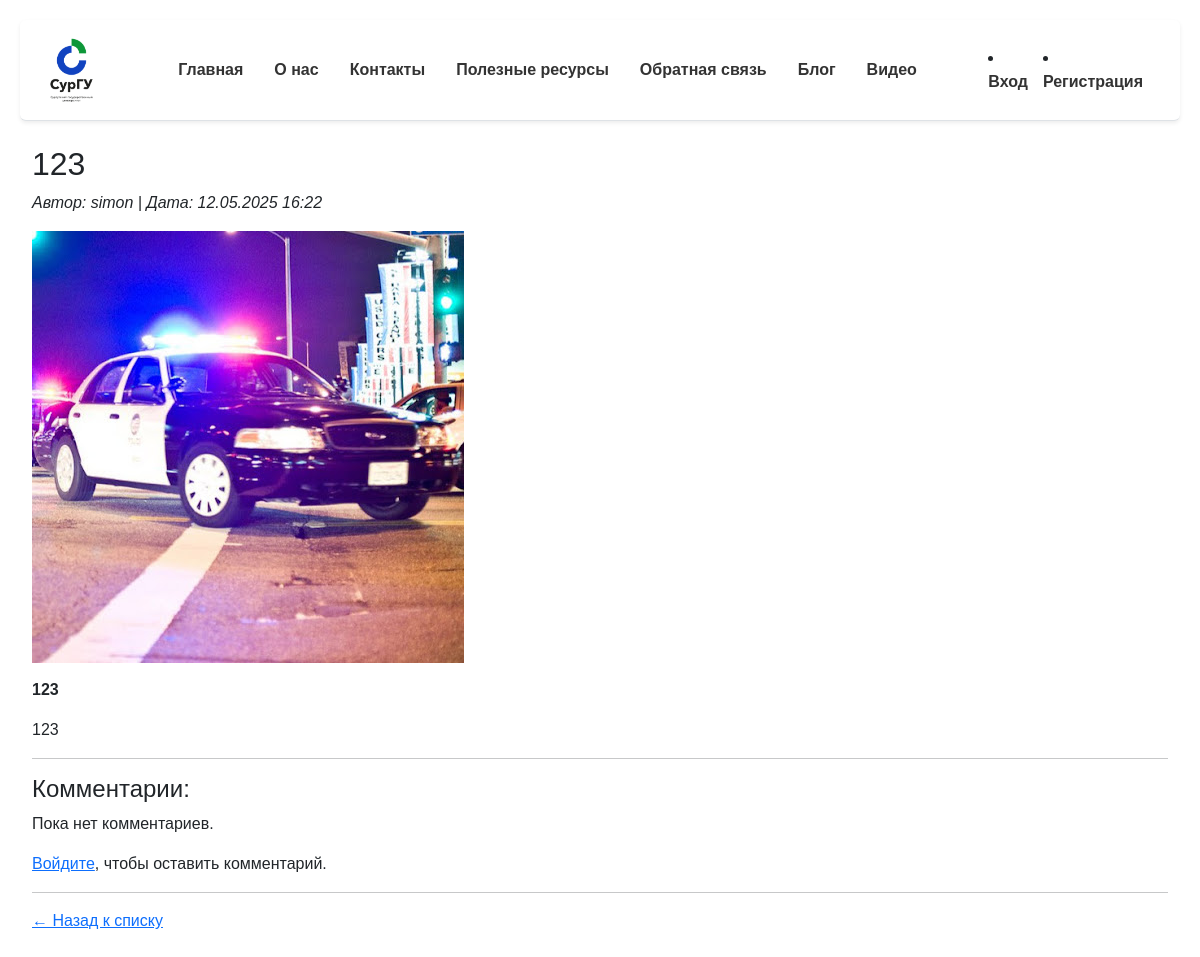
/blog/5/, run on the app's committed database.
### app/models.py (models this page shows, shortened)
class Blog(models.Model):
    title = models.CharField(max_length=200, verbose_name="Заголовок")
    description = models.TextField(verbose_name="Краткое содержание")
    content = models.TextField(verbose_name="Полное содержание")
    posted = models.DateTimeField(default=datetime.now, db_index=True, verbose_name="Опубликована")
    author = models.ForeignKey(User, null=True, blank=True, on_delete=models.SET_NULL, verbose_name="Автор")
    image = models.ImageField(upload_to='blog_images/', null=True, blank=True, verbose_name="Изображение")
    class Meta:
        verbose_name = "Статья блога"
        verbose_name_plural = "Статьи блога"

### app/views.py (the view)
# urls.py: path('blog/<int:blog_id>/', views.blog_detail, name='blog_detail'),
def blog_detail(request, blog_id):
    blog = Blog.objects.get(id=blog_id)
    comments = blog.comments.all()
    if request.method == "POST":
        form = CommentForm(request.POST)
        if form.is_valid():
            comment = form.save(commit=False)
            comment.post = blog
            comment.author = request.user
            comment.save()
            return redirect('blog_detail', blog_id=blog.id)
    else:
        form = CommentForm()
    return render(request, 'app/blog_detail.html', {'blog': blog, 'comments': comments, 'form': form})

### app/templates/app/blog_detail.html (shortened to what this page needs)
{% extends 'app/layout.html' %}
{% load static %}
{% block content %}
<h2>{{ blog.title }}</h2>
<p><em>Автор: {{ blog.author }} | Дата: {{ blog.posted|date:"d.m.Y H:i" }}</em></p>
{% if blog.image %}
    <img src="{{ blog.image.url }}" alt="Изображение статьи" style="max-width: 100%; margin-bottom: 15px;">
{% endif %}
<p><strong>{{ blog.description }}</strong></p>
<div>{{ blog.content }}</div>
<hr>
<h4>Комментарии:</h4>
{% if comments %}
    <ul>
    {% for comment in comments %}
        <li>
          <strong>{{ comment.author }}</strong>
          <span style="color: gray;">{{ comment.date|date:"d.m.Y H:i" }}</span><br>
          {{ comment.text }}
        </li>
    {% endfor %}
    </ul>
{% else %}
    <p>Пока нет комментариев.</p>
{% endif %}
{% if user.is_authenticated %}
    <hr>
    <h5>Добавить комментарий:</h5>
    <form method="post">
        {% csrf_token %}
        {{ form.as_p }}
        <button type="submit">Отправить</button>
    </form>
{% else %}
    <p><a href="{% url 'login' %}">Войдите</a>, чтобы оставить комментарий.</p>
{% endif %}
<hr>
<p><a href="{% url 'blog_list' %}">← Назад к списку</a></p>
{% endblock %}

### app/static/app/content/site.css (style rules this page uses)
body { font-family: Arial, sans-serif; padding: 20px; background-color: #fff; }

### data on the page
Blog: title "123", author "simon", posted "12.05.2025 16:22", image (picture), description "123", content "123"
